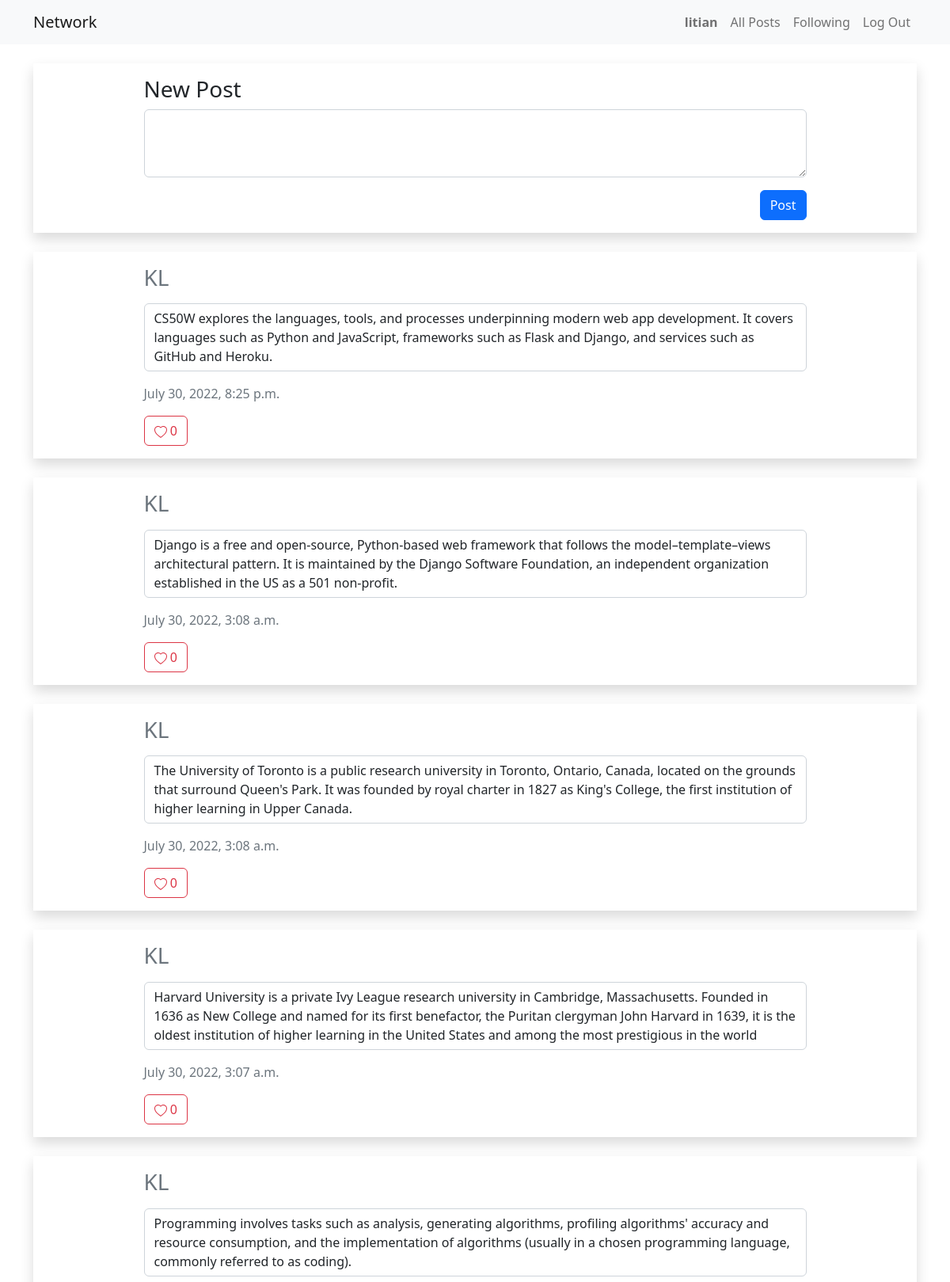
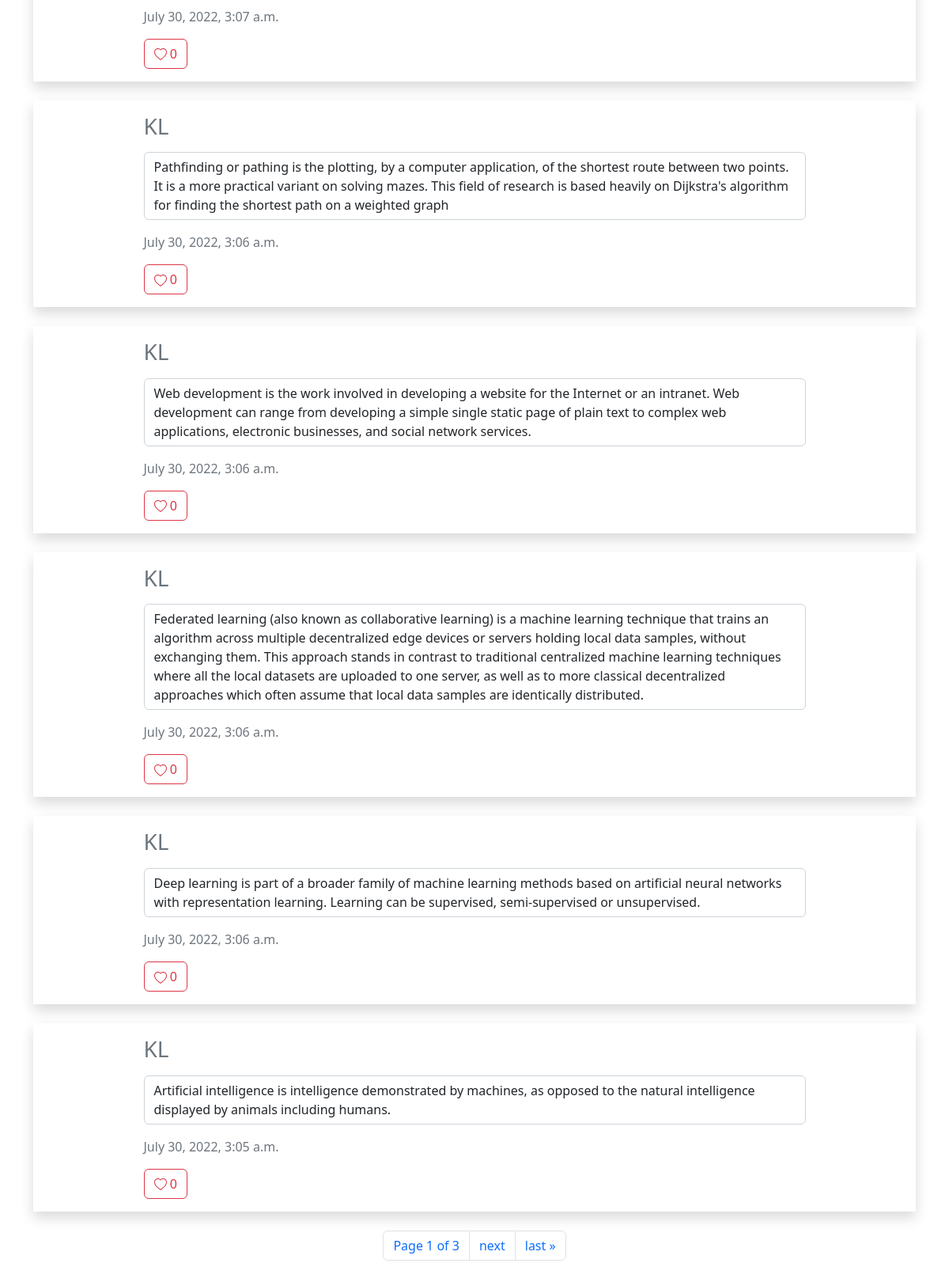
/ (signed in), run on the app's committed database (2 pictures, top to bottom).
### network/models.py (models this page shows, shortened)
class User(AbstractUser):
    """ All Users """

class Post(models.Model):
    owner = models.ForeignKey(User, on_delete=models.CASCADE, related_name='posts')
    content = models.TextField()
    likes = models.IntegerField(default=0)
    timestamp = models.DateTimeField(auto_now_add=True)

### network/views.py (the view)
# urls.py: path("", views.index, name="index"),
def index(request):
    if request.method == "POST":
        owner = User.objects.get(id=request.user.id)
        content = request.POST['content']
        Post.objects.create(owner=owner, content=content)
        return redirect('index')
    posts = Post.objects.order_by("-timestamp")
    paginator = Paginator(posts, 10)
    page_number = request.GET.get('page')
    page_obj = paginator.get_page(page_number)
    likes = []
    if request.user.is_authenticated:
        usr = User.objects.get(username=request.user)
        likes = [like_obj.post for like_obj in usr.liking.all()]
    return render(request, "network/index.html", {
        "posts": page_obj,
        "likes": likes
    })

### network/templates/network/index.html (shortened to what this page needs)
{% extends "network/layout.html" %}
{% load static %}
{% block body %}
{% if user.is_authenticated %}
<div class="shadow mt-4">
    <div class="w-75 m-auto py-3">
        <h3>New Post</h3>
        <form action="{% url 'index' %}" method="post">
            <textarea class="form-control" name="content" rows="3" required></textarea>
            <div class="text-end mt-3">
                <input class="btn btn-primary" type="submit" value="Post">
            </div>
        </form>
    </div>
</div>
{% endif %}
{% for post in posts %}
{% if forloop.last %}
<div class="shadow my-4 py-3">
{% else %}
<div class="shadow mt-4 py-3">
{% endif %}
    <div class="w-75 m-auto">
        <h3>
            <a href="{% url 'profile' post.owner %}" class="text-secondary text-decoration-none">
                {{ post.owner }}
            </a>
        </h3>
        <p class="form-control mt-3 original-content">{{ post.content }}</p>
        <p class="text-secondary">{{ post.timestamp }}</p>
        {% if user.is_authenticated %}
        <div class="d-flex">
            <button type="button" class="btn btn-outline-danger like-btn" data-id="{{ post.id }}">
                <span>{{ post.likes }}</span>
            </button>
        </div>
        {% endif %}
    </div>
</div>
{% if forloop.last %}
<div class="d-flex justify-content-center align-items-center my-4">
    <nav aria-label="Page navigation example">
        <ul class="pagination">
            <li class="page-item"><a class="page-link" href="#">Page {{ posts.number }} of {{ posts.paginator.num_pages }}</li></a>
            {% if posts.has_next %}
            <li class="page-item"><a class="page-link" href="?page={{ posts.next_page_number }}">next</a></li>
            <li class="page-item"><a class="page-link" href="?page={{ posts.paginator.num_pages }}">last &raquo;</a></li>
            {% endif %}
        </ul>
    </nav>
</div>
{% endif %}
{% empty %}
<div class="d-flex justify-content-center align-items-center mt-4">
    <h2>No Posts</h2>
</div>
{% endfor %}
{% endblock %}

### network/templates/network/layout.html (shortened to what this page needs)
{% load static %}
<!DOCTYPE html>
<html lang="en">
<head>
    <link href="https://cdn.jsdelivr.net/npm/bootstrap@5.2.0/dist/css/bootstrap.min.css" rel="stylesheet"
>
    <link href="{% static 'network/styles.css' %}" rel="stylesheet">
</head>
<body>
    <nav class="navbar navbar-expand-lg navbar-light bg-light">
        <div class="container">
            <a class="navbar-brand" href="{% url 'index' %}">Network</a>
            <div>
                <ul class="navbar-nav ms-auto">
                    {% if user.is_authenticated %}
                    <li class="nav-item">
                        <a class="nav-link" href="{% url 'profile' user.username %}"><strong>{{ user.username }}</strong></a>
                    </li>
                    {% endif %}
                    <li class="nav-item">
                        <a class="nav-link" href="{% url 'index' %}">All Posts</a>
                    </li>
                    {% if user.is_authenticated %}
                    <li class="nav-item">
                        <a class="nav-link" href="{% url 'following' %}">Following</a>
                    </li>
                    <li class="nav-item">
                        <a class="nav-link" href="{% url 'logout' %}">Log Out</a>
                    </li>
                    {% endif %}
                </ul>
            </div>
        </div>
    </nav>
    <div class="body container">
        {% block body %}
        {% endblock %}
    </div>
</body>
</html>

### network/static/network/styles.css (style rules this page uses)
body { overflow-y: scroll !important; }

### data on the page
User: username "litian"
Post: owner "KL", content "CS50W explores the languages, tools, and processes underpinning modern web app development. It covers languages such as Python and JavaScript, frameworks such as Flask and Django, and services such as GitHub and Heroku.", timestamp "July 30, 2022, 8:25 p.m.", likes "0"
Post: owner "KL", content "Django is a free and open-source, Python-based web framework that follows the model–template–views architectural pattern. It is maintained by the Django Software Foundation, an independent organization established in the US as a 501 non-profit.", timestamp "July 30, 2022, 3:08 a.m.", likes "0"
Post: owner "KL", content "The University of Toronto is a public research university in Toronto, Ontario, Canada, located on the grounds that surround Queen's Park. It was founded by royal charter in 1827 as King's College, the first institution of higher learning in Upper Canada.", timestamp "July 30, 2022, 3:08 a.m.", likes "0"
Post: owner "KL", content "Harvard University is a private Ivy League research university in Cambridge, Massachusetts. Founded in 1636 as New College and named for its first benefactor, the Puritan clergyman John Harvard in 1639, it is the oldest institution of higher learning in the United States and among the most prestigious in the world", timestamp "July 30, 2022, 3:07 a.m.", likes "0"
Post: owner "KL", content "Programming involves tasks such as analysis, generating algorithms, profiling algorithms' accuracy and resource consumption, and the implementation of algorithms (usually in a chosen programming language, commonly referred to as coding).", timestamp "July 30, 2022, 3:07 a.m.", likes "0"
Post: owner "KL", content "Pathfinding or pathing is the plotting, by a computer application, of the shortest route between two points. It is a more practical variant on solving mazes. This field of research is based heavily on Dijkstra's algorithm for finding the shortest path on a weighted graph", timestamp "July 30, 2022, 3:06 a.m.", likes "0"
Post: owner "KL", content "Web development is the work involved in developing a website for the Internet or an intranet. Web development can range from developing a simple single static page of plain text to complex web applications, electronic businesses, and social network services.", timestamp "July 30, 2022, 3:06 a.m.", likes "0"
Post: owner "KL", content "Federated learning (also known as collaborative learning) is a machine learning technique that trains an algorithm across multiple decentralized edge devices or servers holding local data samples, without exchanging them. This approach stands in contrast to traditional centralized machine learning techniques where all the local datasets are uploaded to one server, as well as to more classical decentralized approaches which often assume that local data samples are identically distributed.", timestamp "July 30, 2022, 3:06 a.m.", likes "0"
Post: owner "KL", content "Deep learning is part of a broader family of machine learning methods based on artificial neural networks with representation learning. Learning can be supervised, semi-supervised or unsupervised.", timestamp "July 30, 2022, 3:06 a.m.", likes "0"
Post: owner "KL", content "Artificial intelligence is intelligence demonstrated by machines, as opposed to the natural intelligence displayed by animals including humans.", timestamp "July 30, 2022, 3:05 a.m.", likes "0", number "1", paginator.num_pages "3"
